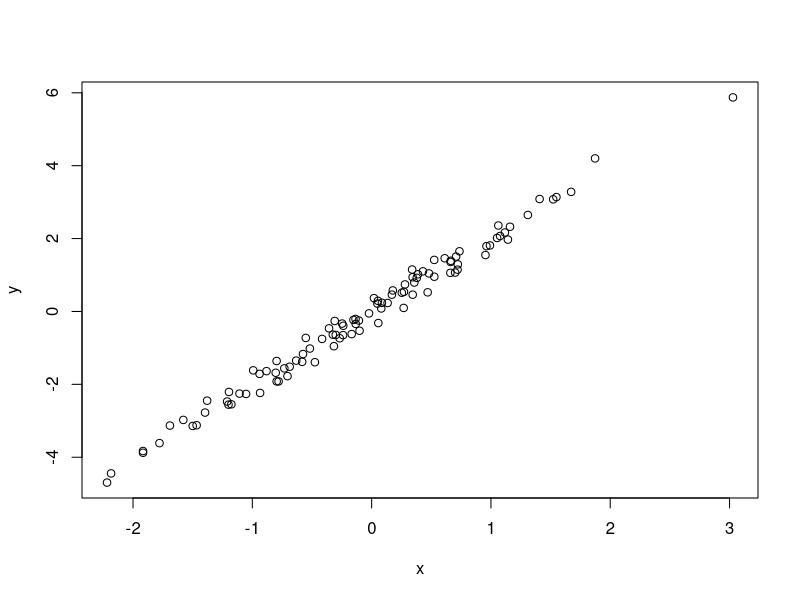

Generate this figure with R:
# Simulate and plot data
# Iris Rodden
# irisr@email.arizona.edu
# 2021-03-23

# Simulate data from normal distribution
x <- rnorm(n = 100)
y <- 2 * x + rnorm(n = 100, sd = 0.2)

# Plot simulated data
plot(x = x, y = y)
